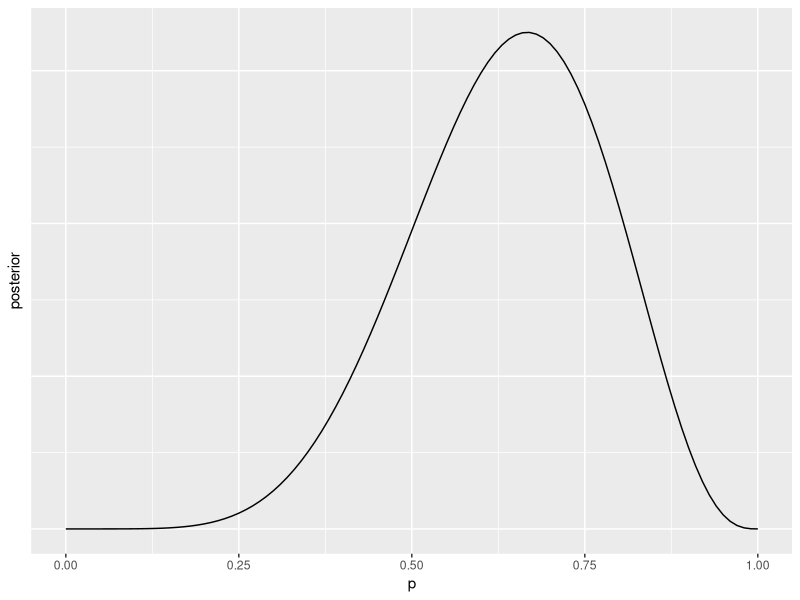
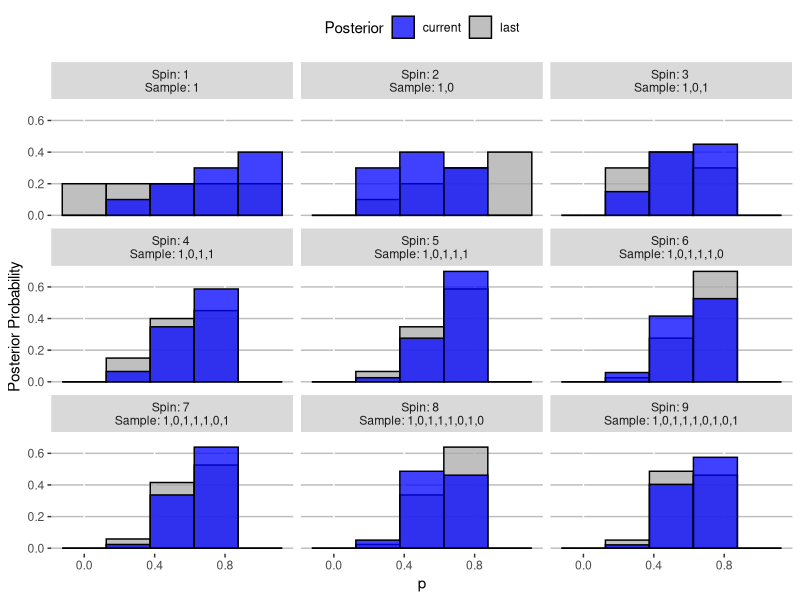

Write the R code that produced these figures, in order.
## ---- chunk 1
# Load some packages
library(tidyverse)
## ---- chunk 2
DiagrammeR::grViz("
  digraph graph2 {
    graph [layout = dot, rankdir = LR]
    node [style = filled]
    a [label = 'p', fillcolor = yellow]
    b [label = 'N']
    c [label = 'W']
    a -> c
    b -> c
  }
", height = 200, width = 350)
## ---- chunk 3
observed_sample <- c(1, 0, 1, 1, 1, 0, 1, 0, 1) # 1 = water; 0 = land
W <- sum(observed_sample) # Number of water samples
N <- length(observed_sample) # Number of spins
W; N
## ---- chunk 4
# Set possible values for p
p <- c(0, .25, .5, .75, 1)

# Number of sides of globe
sides <- length(p) - 1

## ---- chunk 5
# Number of ways to observe sample for each p (this is the count of the possible sequences of indicators)
ways <- (sides*p)^W * (sides*(1-p))^(N-W)
ways
## ---- chunk 6
# Posterior probability
posterior_prob <- ways / sum(ways)
cbind(p, ways, posterior_prob)
## ---- chunk 7
# Total possible sequences of indicators (each one could be a 1 or a 0)
total_possible_sequences <- sides^N
total_possible_sequences
## ---- chunk 8
# Divide the total number of combinations we could have saw our sample, by the total number of possibilities
likelihood <- ways / total_possible_sequences
likelihood
## ---- chunk 9
likelihood / sum(likelihood)
## ---- chunk 10
# Likelihood of sequence of observed sample
likelihood2 <- p^W * (1-p)^(N-W)
likelihood

# Compute posterior
likelihood2 / sum(likelihood2) # Same as before
## ---- chunk 11
# Make the normalizing constant
normalizing_constant <- factorial(N) / (factorial(W)*factorial(N-W))

# Multiply the likelihood by the normalizing constant by the likelihood to get the true probability of the observed sample for each value of p
probability <- normalizing_constant * likelihood
probability

# Compute the posterior
probability / sum(probability)
## ---- chunk 12
# What is the probability of observing W water values in a sample of N globe spins for each p?
dbinom(x = W, size = N, prob = p)
## ---- chunk 13
tibble(
  p = seq(0, 1, .01), # Approximate the range of p values
  posterior = p^W*(1-p)^(N-W) # Compute the posterior
) %>%
  
  # Make a plot
  ggplot() +
  geom_line(
    aes(
      x = p,
      y = posterior
    )
  ) +
  theme(
    axis.ticks.y = element_blank(),
    axis.text.y = element_blank()
  )
## ---- chunk 14

# Set the prior probability (uniform over the possibly choices)
prior <- rep(1 / length(p), length(p))

# Set the current posterior as the prior (before any data collected)
last_posterior <- prior

# Make result set
results <- tibble()

# For each value in the observed sample 
for(i in 1:N) {
  
  # 1. Get the sub-sample
  sub_sample <- observed_sample[1:i]
  
  # 2. Compute metrics (the number of water samples, and the total number of spins)
  W_temp <- sum(sub_sample)
  N_temp <- length(sub_sample)
  
  # 3. Compute the likelihood for each p
  temp_likelihood <- p^W_temp * (1 - p)^(N_temp - W_temp)
  
  # 4. Posterior
  temp_posterior <- temp_likelihood / sum(temp_likelihood)
  
  # 5. Add to results
  results <-
    results %>%
    bind_rows(
      tibble(
        sample = i,
        sequence = paste(sub_sample, collapse = ","),
        p,
        likelihood = temp_likelihood,
        current = temp_posterior,
        last = last_posterior
      )
    )
  
  # Set the new last posterior
  last_posterior <- temp_posterior

}

results %>%
  
  # Send down the rows
  pivot_longer(
    cols = c(last, current)
  ) %>%
  
  # Make a plot
  ggplot() +
  geom_col(
    aes(
      x = p,
      y = value,
      fill = name
    ),
    color = "black",
    alpha = .75,
    width = .25,
    position = "identity"
  ) +
  facet_wrap(
    ~paste0("Spin: ", factor(sample), " \nSample: ", sequence)
  ) +
  theme(
    legend.position = "top",
    panel.background = element_blank(),
    panel.grid.major.y = element_line(colour = "gray")
  ) +
  ylab("Posterior Probability") +
  labs(
    fill = "Posterior"
  ) +
  scale_fill_manual(
    values = c("blue", "darkgray")
  ) 

## ---- chunk 15
sim_globe <-
  function(p = .7, N = 9) {
    sample(
      c("W","L"), # Possible observations
      size = N, # Number of tosses
      prob = c(p, 1-p), # The probability of each possible observation
      replace = TRUE)
  }
sim_globe()
replicate(sim_globe(p =.5, N=9), n=10)
